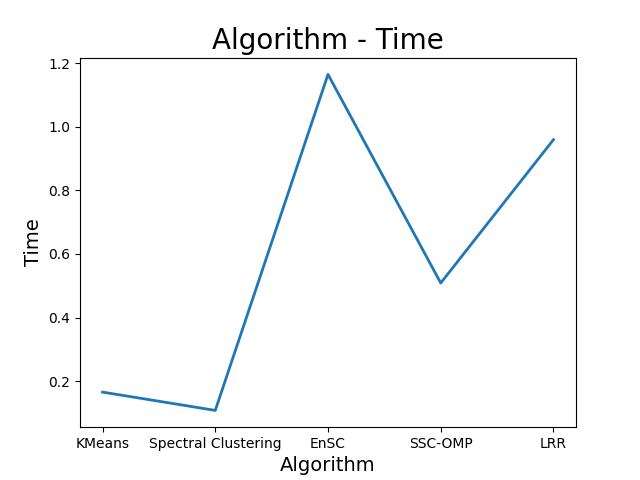
#> input picture image/hopkins/hopkins1.png, 640 x 480 px
$ python img.py
#> lines starting #> are read from the running program, lines starting #| are printed output that depends on the picture
# -*- coding = utf-8 -*-
# @Time : 20/06/2022 11:01
# @Author : Yan Zhu
# @File : img.py
# @Software : PyCharm

import sys
from PIL import Image

# [135 lines of commented-out code are left out]

images = [Image.open(x) for x in ['image/hopkins/hopkins1.png', 'image/hopkins/hopkins2.png',
                                  'image/hopkins/hopkins3.png']]
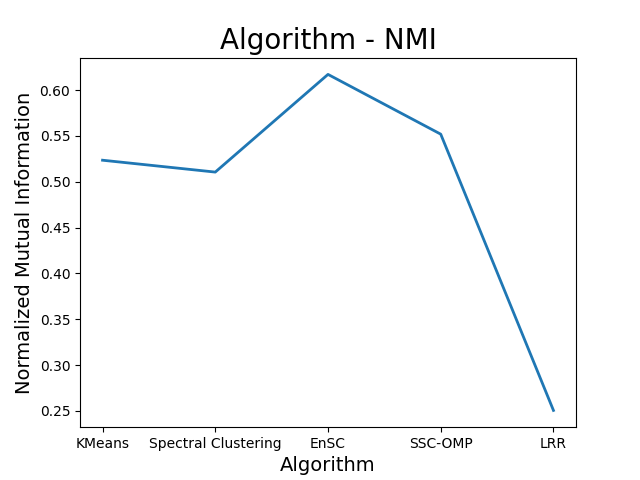
#> input picture image/hopkins/hopkins2.png, 640 x 480 px
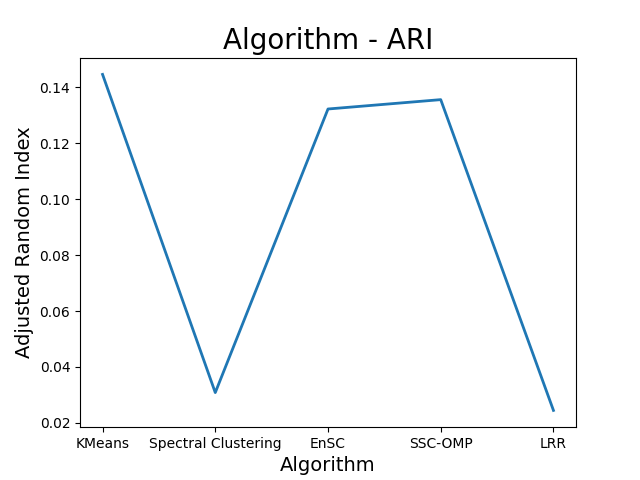
#> input picture image/hopkins/hopkins3.png, 640 x 480 px
#> images = 3 items
widths, heights = zip(*(i.size for i in images))
#> widths = (640, 640, 640); heights = (480, 480, 480)

total_width = sum(widths)
#> total_width = 1920
max_height = max(heights)
#> max_height = 480

new_im = Image.new('RGB', (total_width, max_height))
#> new_im: PIL image 1920x480 RGB; every value is 0

x_offset = 0
for im in images:
  new_im.paste(im, (x_offset, 0))
  x_offset += im.size[0]
#> this loop made 3 passes
#> x_offset on passes 1 to 3: 640, 1280, 1920
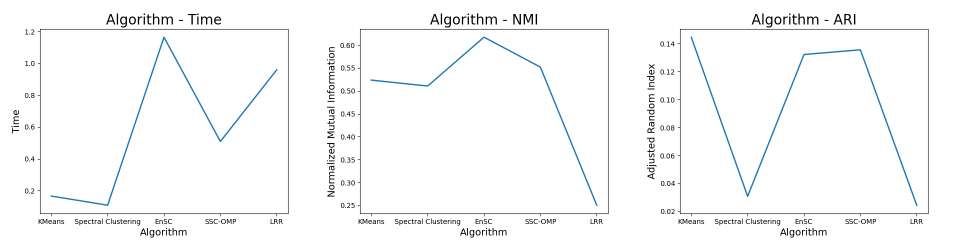
#> new_im: PIL image 1920x480 RGB (shown at 1/2 size); mean R, G, B 248.3, 249, 249.5
#> after the loop, x_offset = 1920

new_im.save('Hopkins.jpg')

# =================================================
# Yale
# =================================================

images = [Image.open(x) for x in ['image/yale/yale1.png', 'image/yale/yale2.png',
                                  'image/yale/yale3.png']]
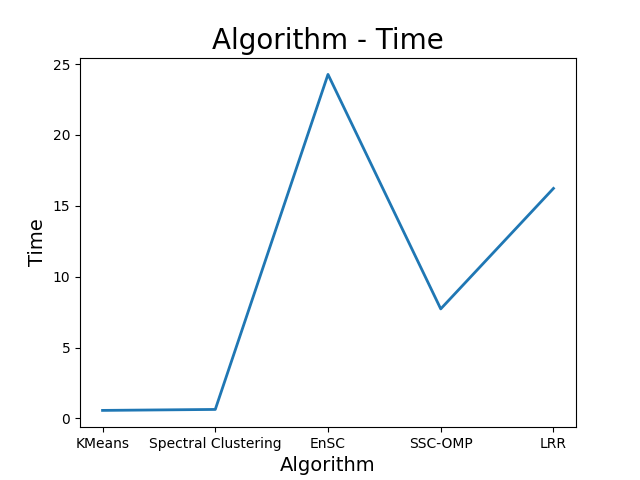
#> input picture image/yale/yale1.png, 640 x 480 px
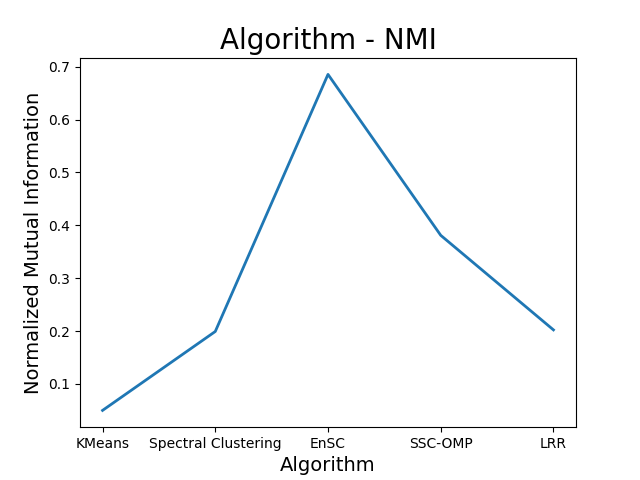
#> input picture image/yale/yale2.png, 640 x 480 px
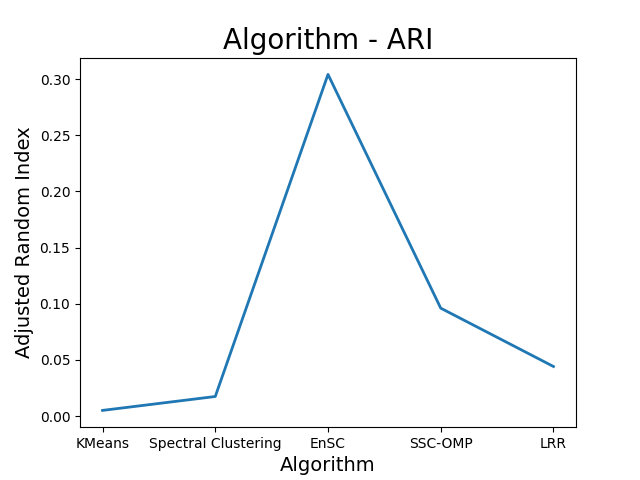
#> input picture image/yale/yale3.png, 640 x 480 px
widths, heights = zip(*(i.size for i in images))

total_width = sum(widths)
max_height = max(heights)

new_im = Image.new('RGB', (total_width, max_height))

x_offset = 0
for im in images:
  new_im.paste(im, (x_offset, 0))
  x_offset += im.size[0]
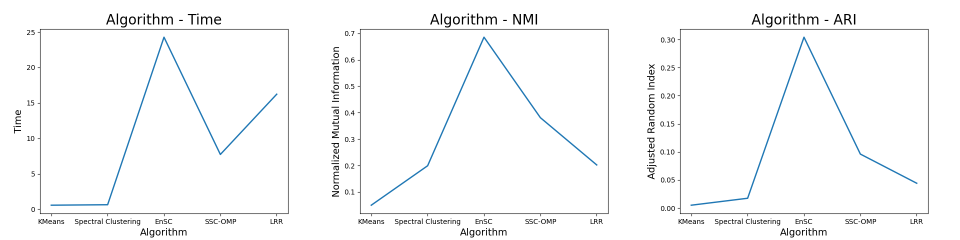
#> new_im: PIL image 1920x480 RGB (shown at 1/2 size); mean R, G, B 248.5, 249.2, 249.6
#> after the loop, x_offset = 1920

new_im.save('Yale.jpg')
